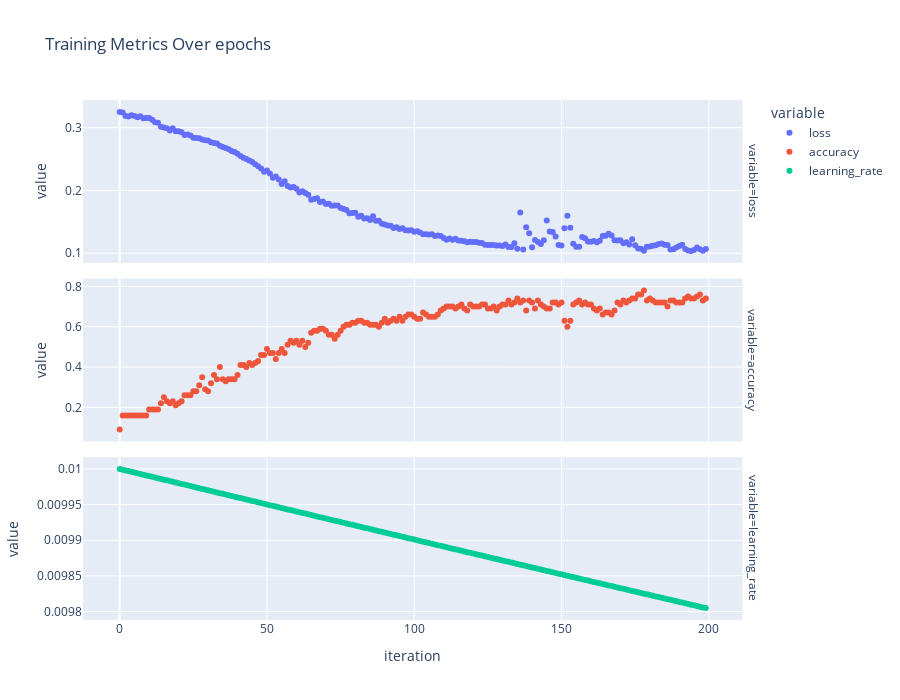

Notebook code for this chart:
### Code cell
fig = (
    px.scatter(
        training_stats.melt(["iteration"], ["loss",  "accuracy", "learning_rate"]), 
        x="iteration",
        y="value",
        color="variable",
        facet_row="variable",
        title="Training Metrics Over epochs",
        height=700,
    )
    .update_yaxes(matches=None)
)
fig.show()

### Figure 1 — Plotly figure (JSON) as saved in the notebook; plotly's stock layout.template omitted (floating-point values rounded to 4 significant figures; data arrays with more than 128 entries replaced by an {"elided": "..."} marker saying what was removed)
{"data": [{"hovertemplate": "variable=loss<br>iteration=%{x}<br>value=%{y}<extra></extra>", "legendgroup": "loss", "marker": {"color": "#636efa", "symbol": "circle"}, "mode": "markers", "name": "loss", "orientation": "v", "showlegend": true, "type": "scatter", "x": {"elided": "200 int values"}, "xaxis": "x3", "y": {"elided": "200 float values"}, "yaxis": "y3"}, {"hovertemplate": "variable=accuracy<br>iteration=%{x}<br>value=%{y}<extra></extra>", "legendgroup": "accuracy", "marker": {"color": "#EF553B", "symbol": "circle"}, "mode": "markers", "name": "accuracy", "orientation": "v", "showlegend": true, "type": "scatter", "x": {"elided": "200 int values"}, "xaxis": "x2", "y": {"elided": "200 float values"}, "yaxis": "y2"}, {"hovertemplate": "variable=learning_rate<br>iteration=%{x}<br>value=%{y}<extra></extra>", "legendgroup": "learning_rate", "marker": {"color": "#00cc96", "symbol": "circle"}, "mode": "markers", "name": "learning_rate", "orientation": "v", "showlegend": true, "type": "scatter", "x": {"elided": "200 int values"}, "xaxis": "x", "y": {"elided": "200 float values"}, "yaxis": "y"}], "layout": {"annotations": [{"font": {}, "showarrow": false, "text": "variable=learning_rate", "textangle": 90, "x": 0.98, "xanchor": "left", "xref": "paper", "y": 0.1567, "yanchor": "middle", "yref": "paper"}, {"font": {}, "showarrow": false, "text": "variable=accuracy", "textangle": 90, "x": 0.98, "xanchor": "left", "xref": "paper", "y": 0.5, "yanchor": "middle", "yref": "paper"}, {"font": {}, "showarrow": false, "text": "variable=loss", "textangle": 90, "x": 0.98, "xanchor": "left", "xref": "paper", "y": 0.8433, "yanchor": "middle", "yref": "paper"}], "height": 700, "legend": {"title": {"text": "variable"}, "tracegroupgap": 0}, "title": {"text": "Training Metrics Over epochs"}, "xaxis": {"anchor": "y", "domain": [0, 0.98], "title": {"text": "iteration"}}, "xaxis2": {"anchor": "y2", "domain": [0, 0.98], "matches": "x", "showticklabels": false}, "xaxis3": {"anchor": "y3", "domain": [0, 0.98], "matches": "x", "showticklabels": false}, "yaxis": {"anchor": "x", "domain": [0, 0.3133], "title": {"text": "value"}}, "yaxis2": {"anchor": "x2", "domain": [0.3433, 0.6567], "title": {"text": "value"}}, "yaxis3": {"anchor": "x3", "domain": [0.6867, 1.0], "title": {"text": "value"}}}}
